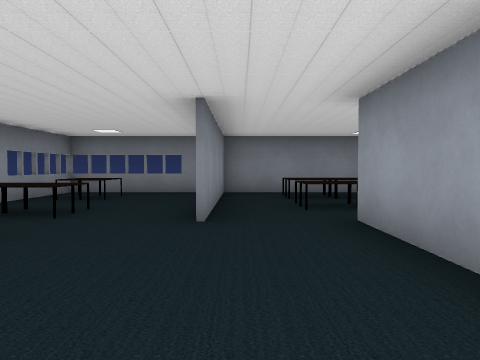
View 1 (above)

23 first-person views from a walk through a Godot game level. The camera is 1.3 m above the floor, tilts 2° down and sees 70° across. The floor is counted in squares, 2 m on a side. Each view is taken from the middle of a square. On the plan, view 1 faces up. The plan holds only what a view shows up to about 10 squares ahead; the rest is blank. Characters and animated objects are not drawn. Some surface patterns are stand-ins.

View 2
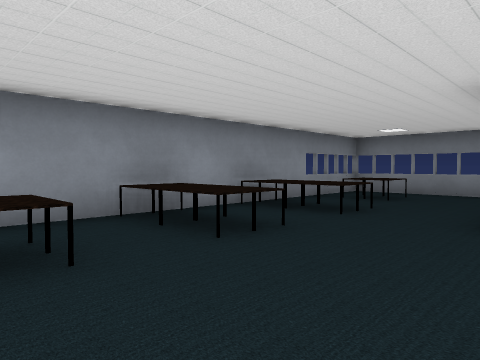

View 3
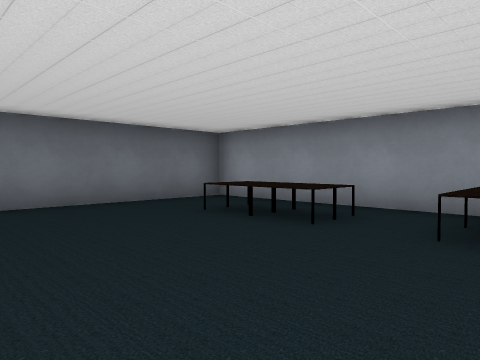

View 4
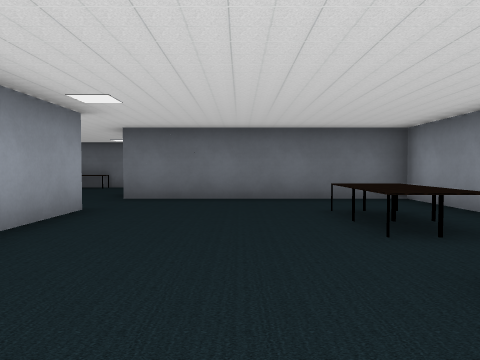

View 5
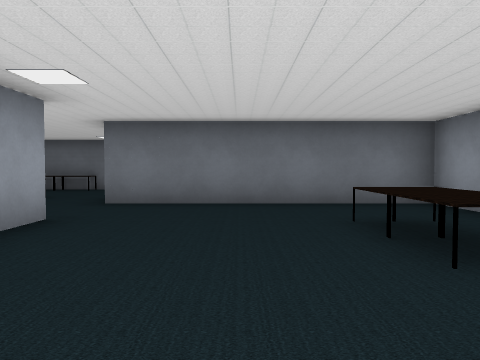

View 6
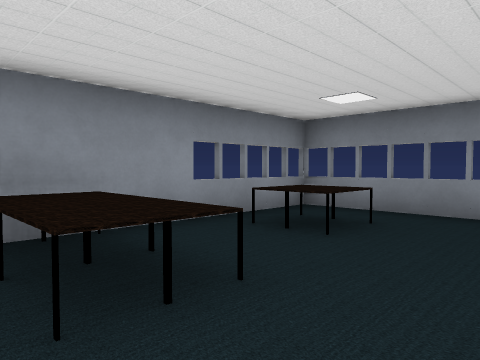

View 7
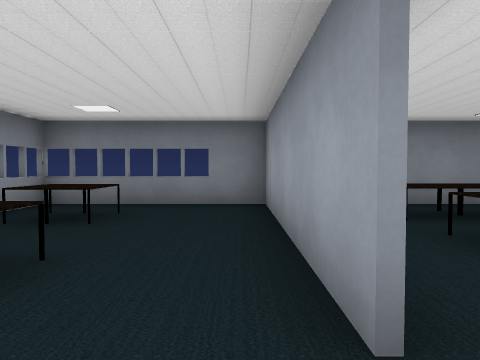

View 8
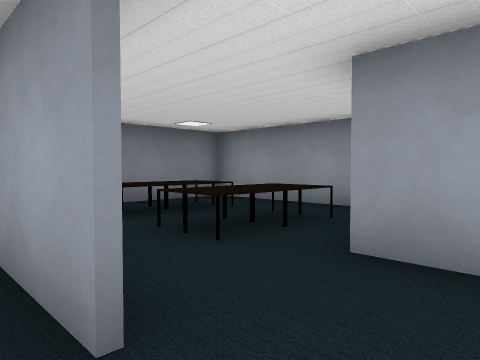

View 9
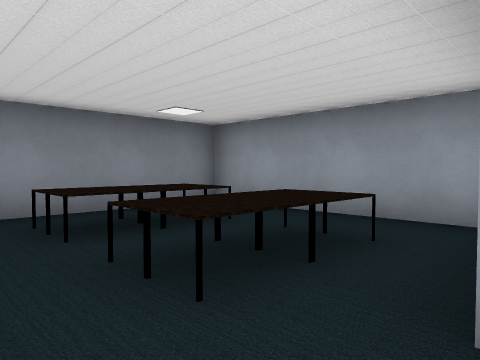

View 10
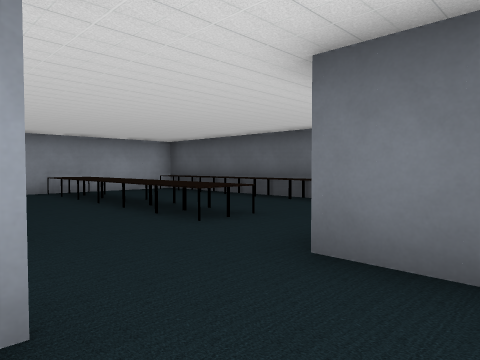

View 11
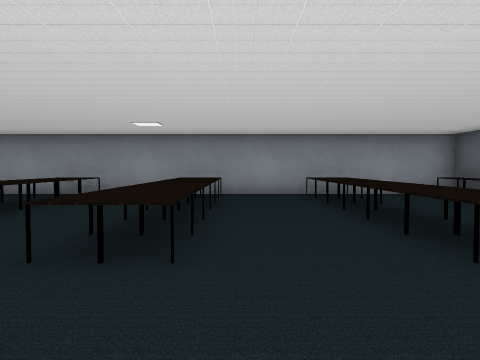

View 12
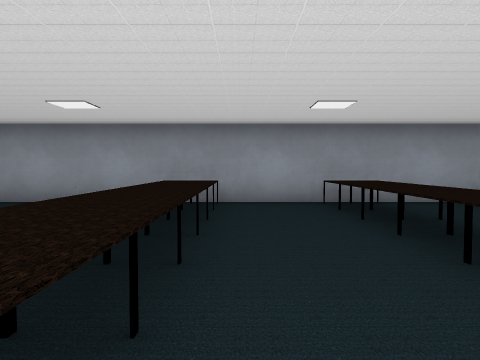

View 13
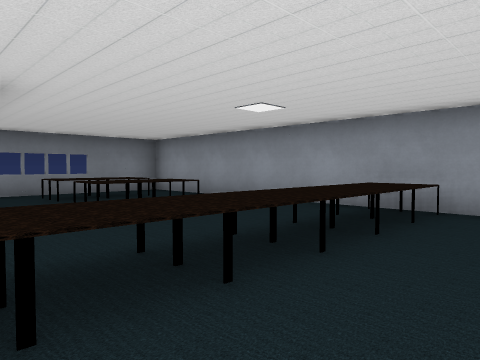

View 14
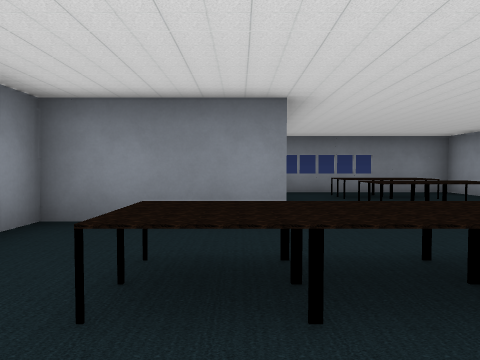

View 15
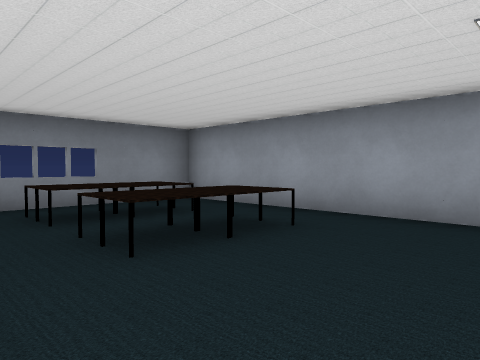

View 16
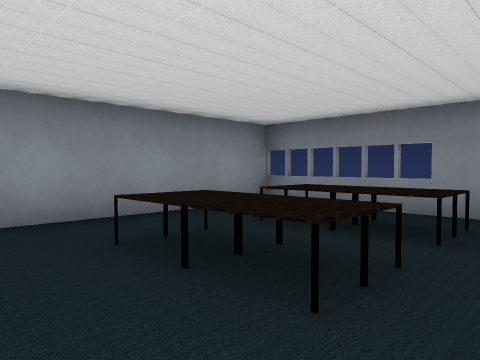

View 17
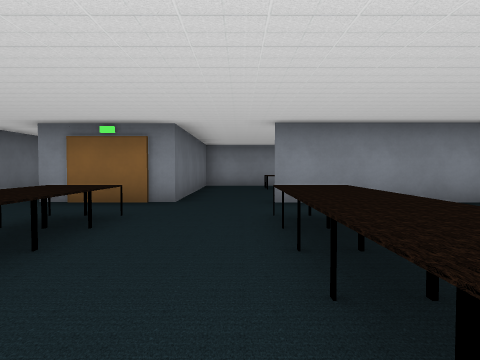

View 18
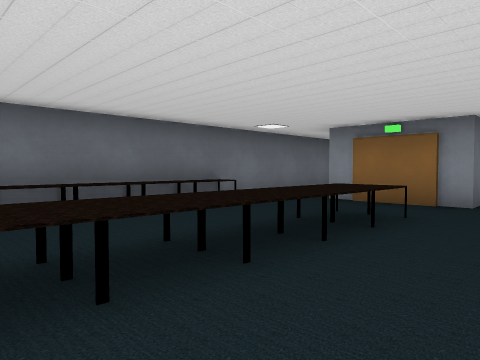

View 19
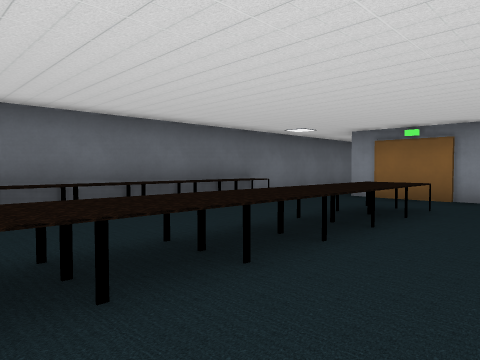

View 20
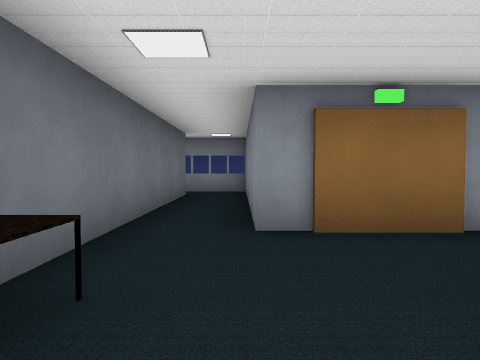

View 21
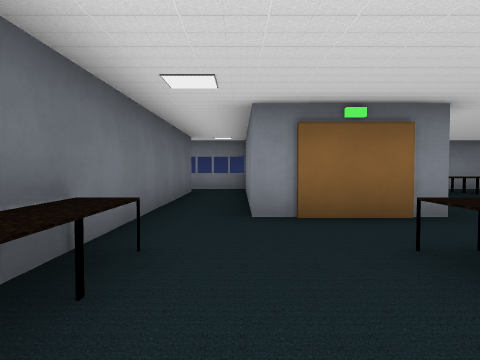

View 22
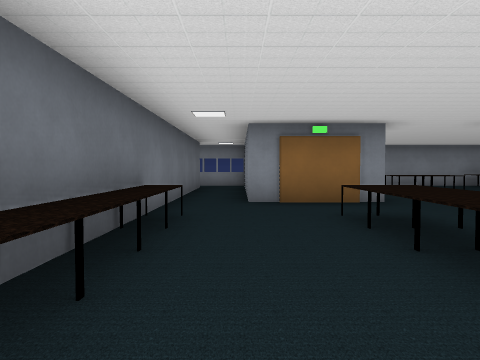

View 23
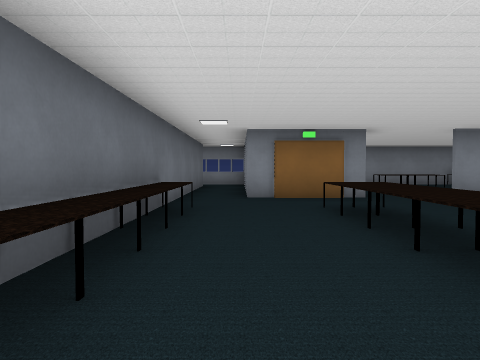

### Floor plan
Ten units are one square. View 1 is at (0, 0); x grows to the right and y downward. Boxes are objects, and circles mark ways between rooms. Rooms are numbered by the first view taken in them; rooms with no view inside come last. Other rooms are left out.
<svg viewBox="-55 -99 156 224">
<path fill="none" stroke="#000" d="M-5 -41 -5 -91M15 -20 15 -44M15 14 15 -5M0 -92 -45 -92 -45 32 16 32M96 74 96 -92 49 -92M16 32 16 58 -40 58M-35 73 26 73M-45 58 -45 75M46 -42 16 -42 16 14M46 -94 46 -48M-4 -89 -4 -41M45 -48 45 -92M49 -92 0 -92"/>
<rect x="-45" y="-25" width="10" height="10" fill="#bbb"><title>desk</title></rect>
<rect x="-45" y="-35" width="10" height="10" fill="#bbb"><title>other object</title></rect>
<rect x="-45" y="-55" width="10" height="10" fill="#bbb"><title>desk</title></rect>
<rect x="-35" y="5" width="10" height="10" fill="#bbb"><title>desk</title></rect>
<rect x="-35" y="-5" width="10" height="10" fill="#bbb"><title>desk</title></rect>
<rect x="-35" y="-25" width="10" height="10" fill="#bbb"><title>desk</title></rect>
<rect x="-35" y="-35" width="10" height="10" fill="#bbb"><title>desk</title></rect>
<rect x="-35" y="-55" width="10" height="10" fill="#bbb"><title>desk</title></rect>
<rect x="-35" y="-85" width="10" height="20" fill="#bbb"><title>desk</title></rect>
<rect x="25" y="65" width="20" height="10" fill="#bbb"><title>desk</title></rect>
<rect x="35" y="35" width="10" height="10" fill="#bbb"><title>desk</title></rect>
<rect x="35" y="5" width="10" height="10" fill="#bbb"><title>desk</title></rect>
<rect x="35" y="-25" width="10" height="10" fill="#bbb"><title>desk</title></rect>
<rect x="45" y="65" width="10" height="10" fill="#bbb"><title>desk</title></rect>
<rect x="45" y="35" width="10" height="10" fill="#bbb"><title>desk</title></rect>
<rect x="45" y="5" width="10" height="10" fill="#bbb"><title>desk</title></rect>
<rect x="45" y="-25" width="10" height="10" fill="#bbb"><title>desk</title></rect>
<rect x="55" y="65" width="10" height="10" fill="#bbb"><title>desk</title></rect>
<rect x="55" y="35" width="10" height="10" fill="#bbb"><title>desk</title></rect>
<rect x="55" y="5" width="10" height="10" fill="#bbb"><title>desk</title></rect>
<rect x="55" y="-25" width="10" height="10" fill="#bbb"><title>desk</title></rect>
<rect x="65" y="65" width="10" height="10" fill="#bbb"><title>desk</title></rect>
<rect x="65" y="35" width="10" height="10" fill="#bbb"><title>desk</title></rect>
<rect x="65" y="5" width="10" height="10" fill="#bbb"><title>desk</title></rect>
<rect x="65" y="-25" width="10" height="10" fill="#bbb"><title>desk</title></rect>
<rect x="65" y="-65" width="10" height="10" fill="#bbb"><title>desk</title></rect>
<rect x="65" y="-85" width="10" height="10" fill="#bbb"><title>desk</title></rect>
<rect x="75" y="65" width="10" height="10" fill="#bbb"><title>desk</title></rect>
<rect x="75" y="35" width="10" height="10" fill="#bbb"><title>desk</title></rect>
<rect x="75" y="5" width="10" height="10" fill="#bbb"><title>desk</title></rect>
<rect x="75" y="-25" width="10" height="10" fill="#bbb"><title>desk</title></rect>
<rect x="75" y="-65" width="10" height="10" fill="#bbb"><title>desk</title></rect>
<rect x="75" y="-85" width="10" height="10" fill="#bbb"><title>desk</title></rect>
<rect x="85" y="65" width="10" height="10" fill="#bbb"><title>other object</title></rect>
<rect x="85" y="35" width="10" height="10" fill="#bbb"><title>desk</title></rect>
<rect x="85" y="5" width="10" height="10" fill="#bbb"><title>other object</title></rect>
<rect x="85" y="-25" width="10" height="10" fill="#bbb"><title>desk</title></rect>
<rect x="5" y="-65" width="20" height="10" fill="#bbb"><title>desk</title></rect>
<rect x="5" y="-85" width="20" height="10" fill="#bbb"><title>desk</title></rect>
<rect x="25" y="-65" width="10" height="10" fill="#bbb"><title>desk</title></rect>
<rect x="25" y="-85" width="10" height="10" fill="#bbb"><title>desk</title></rect>
<circle cx="15" cy="45" r="3" fill="#2a7"/>
<circle cx="20" cy="25" r="3" fill="#2a7"/>
<circle cx="10" cy="-50" r="3" fill="#2a7"/>
<text x="-20" y="-20">1</text>
<text x="50" y="120">2</text>
<text x="20" y="-70">3</text>
</svg>
Room 1 opens to room 2. Room 1 opens to room 3.

Where each view was taken, in squares from view 1:
view 1: 0 up, 0 right, facing up
view 2: 0 up, 0 right, facing up-left
view 3: 3 up, 1 right, facing down-left
view 4: 4 up, 1 left, facing down
view 5: 3 up, 1 left, facing down
view 6: 4 up, 1 left, facing up-left
view 7: 3 up, 1 left, facing up
view 8: 3 up, 1 left, facing up-right
view 9: 4 up, 0 right, facing up-right
view 10: 1 down, 0 right, facing down-right
view 11: 2 down, 1 right, facing right
view 12: 1 up, 3 right, facing right
view 13: 0 up, 4 right, facing up-right
view 14: 0 up, 4 right, facing up
view 15: 3 up, 5 right, facing up-right
view 16: 4 up, 9 right, facing up-left
view 17: 2 down, 8 right, facing left
view 18: 2 down, 8 right, facing down-left
view 19: 2 down, 9 right, facing down-left
view 20: 6 down, 5 right, facing left
view 21: 6 down, 6 right, facing left
view 22: 6 down, 8 right, facing left
view 23: 6 down, 9 right, facing left
